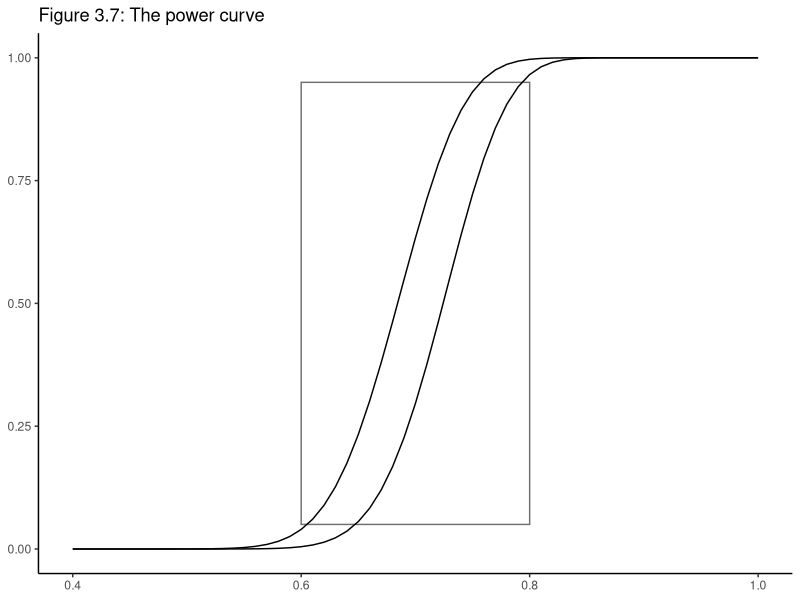

R code for this plot:
## ---- chunk 1
knitr::opts_chunk$set(echo = TRUE)
library(ggplot2)
## ---- chunk 2

n = 100

# Generate a function for alpha(p)
alpha <- function(m, n, p){
  sum(dbinom(m:n, n, p))
}

# Get critical value for the experiment
for(i in 60:n){
  if (alpha(i,n,0.6)<0.05){
    cat("The critical value for type-I error is",i)
    break;
  }
}

for(j in 80:1){
  if ((1-alpha(j,n,0.8))<0.05){
    cat("The critical value for type-II error is",j)
    break;
  }
}

## ---- chunk 3
# Sequence for values on x axis when p is between 0.4 to 1.
x <- seq(0.4, 1, by = 0.01)

# Generate a function to get values of alpha(p) when p is between 0.4 to 1.
n_y<-c()
y<- function(m){
  for(g in x){
    a<-alpha(m,n,g)
    n_y<-c(n_y,a)
  }
  n_y
}

# plot
ggplot()+
  geom_rect(aes(xmin = 0.6, xmax = 0.8, ymin = 0.05, ymax = 0.95), fill="transparent",color="gray44")+
  geom_line(aes(x,y(69)))+
  geom_line(aes(x,y(73)))+
  theme_classic()+
  theme(axis.title.x = element_blank())+
  theme(axis.title.y = element_blank())+
  labs(title = 'Figure 3.7: The power curve')

